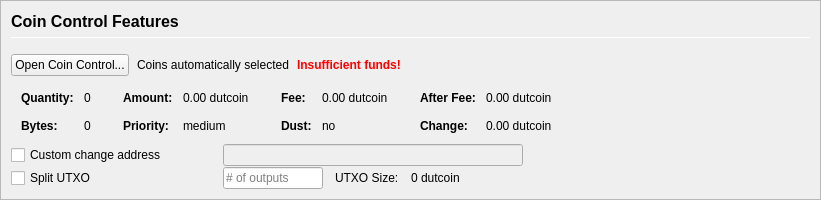
         <widget class="QFrame" name="frameCoinControl">
          <property name="sizePolicy">
           <sizepolicy hsizetype="Expanding" vsizetype="Expanding">
            <horstretch>0</horstretch>
            <verstretch>0</verstretch>
           </sizepolicy>
          </property>
          <property name="maximumSize">
           <size>
            <width>16777215</width>
            <height>16777215</height>
           </size>
          </property>
          <property name="frameShape">
           <enum>QFrame::StyledPanel</enum>
          </property>
          <property name="frameShadow">
           <enum>QFrame::Sunken</enum>
          </property>
          <layout class="QVBoxLayout" name="verticalLayoutCoinControl2">
           <property name="spacing">
            <number>0</number>
           </property>
           <property name="leftMargin">
            <number>0</number>
           </property>
           <property name="topMargin">
            <number>0</number>
           </property>
           <property name="rightMargin">
            <number>0</number>
           </property>
           <property name="bottomMargin">
            <number>0</number>
           </property>
           <item>
            <widget class="QFrame" name="frameCoinControl_BG">
             <layout class="QVBoxLayout" name="verticalLayoutCoinControl" stretch="0,0,0,0,0,0">
              <property name="spacing">
               <number>1</number>
              </property>
              <property name="leftMargin">
               <number>10</number>
              </property>
              <property name="topMargin">
               <number>10</number>
              </property>
              <item>
               <layout class="QHBoxLayout" name="horizontalLayoutCoinControl1">
                <property name="bottomMargin">
                 <number>15</number>
                </property>
                <item>
                 <layout class="QVBoxLayout" name="verticalLayout_3">
                  <property name="spacing">
                   <number>6</number>
                  </property>
                  <item>
                   <widget class="QLabel" name="labelCoinControlFeatures">
                    <property name="sizePolicy">
                     <sizepolicy hsizetype="Preferred" vsizetype="Maximum">
                      <horstretch>0</horstretch>
                      <verstretch>0</verstretch>
                     </sizepolicy>
                    </property>
                    <property name="minimumSize">
                     <size>
                      <width>0</width>
                      <height>20</height>
                     </size>
                    </property>
                    <property name="font">
                     <font>
                      <pointsize>12</pointsize>
                      <weight>75</weight>
                      <bold>true</bold>
                     </font>
                    </property>
                    <property name="styleSheet">
                     <string notr="true">font-weight:bold;</string>
                    </property>
                    <property name="text">
                     <string>Coin Control Features</string>
                    </property>
                   </widget>
                  </item>
                  <item>
                   <widget class="Line" name="line">
                    <property name="minimumSize">
                     <size>
                      <width>0</width>
                      <height>1</height>
                     </size>
                    </property>
                    <property name="maximumSize">
                     <size>
                      <width>16777215</width>
                      <height>1</height>
                     </size>
                    </property>
                    <property name="orientation">
                     <enum>Qt::Horizontal</enum>
                    </property>
                   </widget>
                  </item>
                 </layout>
                </item>
               </layout>
              </item>
              <item>
               <layout class="QHBoxLayout" name="horizontalLayoutCoinControl2" stretch="0,0,0,0">
                <property name="spacing">
                 <number>8</number>
                </property>
                <property name="bottomMargin">
                 <number>10</number>
                </property>
                <item>
                 <widget class="QPushButton" name="pushButtonCoinControl">
                  <property name="styleSheet">
                   <string notr="true"/>
                  </property>
                  <property name="text">
                   <string>Open Coin Control...</string>
                  </property>
                  <property name="autoDefault">
                   <bool>false</bool>
                  </property>
                 </widget>
                </item>
                <item>
                 <widget class="QLabel" name="labelCoinControlAutomaticallySelected">
                  <property name="text">
                   <string>Coins automatically selected</string>
                  </property>
                  <property name="margin">
                   <number>5</number>
                  </property>
                 </widget>
                </item>
                <item>
                 <widget class="QLabel" name="labelCoinControlInsuffFunds">
                  <property name="font">
                   <font>
                    <weight>75</weight>
                    <bold>true</bold>
                   </font>
                  </property>
                  <property name="styleSheet">
                   <string notr="true">color:red;font-weight:bold;</string>
                  </property>
                  <property name="text">
                   <string>Insufficient funds!</string>
                  </property>
                  <property name="margin">
                   <number>5</number>
                  </property>
                 </widget>
                </item>
                <item>
                 <spacer name="horizontalSpacerCoinControl">
                  <property name="orientation">
                   <enum>Qt::Horizontal</enum>
                  </property>
                  <property name="sizeHint" stdset="0">
                   <size>
                    <width>40</width>
                    <height>1</height>
                   </size>
                  </property>
                 </spacer>
                </item>
               </layout>
              </item>
              <item>
               <widget class="QWidget" name="widgetCoinControl" native="true">
                <property name="sizePolicy">
                 <sizepolicy hsizetype="Preferred" vsizetype="Preferred">
                  <horstretch>0</horstretch>
                  <verstretch>0</verstretch>
                 </sizepolicy>
                </property>
                <property name="minimumSize">
                 <size>
                  <width>0</width>
                  <height>0</height>
                 </size>
                </property>
                <property name="styleSheet">
                 <string notr="true"/>
                </property>
                <layout class="QHBoxLayout" name="horizontalLayoutCoinControl5">
                 <property name="leftMargin">
                  <number>0</number>
                 </property>
                 <property name="topMargin">
                  <number>0</number>
                 </property>
                 <property name="rightMargin">
                  <number>0</number>
                 </property>
                 <property name="bottomMargin">
                  <number>0</number>
                 </property>
                 <item>
                  <layout class="QHBoxLayout" name="horizontalLayoutCoinControl3" stretch="0,0,0,1">
                   <property name="spacing">
                    <number>20</number>
                   </property>
                   <property name="topMargin">
                    <number>0</number>
                   </property>
                   <property name="bottomMargin">
                    <number>10</number>
                   </property>
                   <item>
                    <layout class="QFormLayout" name="formLayoutCoinControl1">
                     <property name="horizontalSpacing">
                      <number>10</number>
                     </property>
                     <property name="verticalSpacing">
                      <number>14</number>
                     </property>
                     <property name="leftMargin">
                      <number>10</number>
                     </property>
                     <property name="topMargin">
                      <number>4</number>
                     </property>
                     <property name="rightMargin">
                      <number>6</number>
                     </property>
                     <item row="0" column="0">
                      <widget class="QLabel" name="labelCoinControlQuantityText">
                       <property name="font">
                        <font>
                         <weight>75</weight>
                         <bold>true</bold>
                        </font>
                       </property>
                       <property name="text">
                        <string>Quantity:</string>
                       </property>
                       <property name="margin">
                        <number>0</number>
                       </property>
                      </widget>
                     </item>
                     <item row="0" column="1">
                      <widget class="QLabel" name="labelCoinControlQuantity">
                       <property name="cursor">
                        <cursorShape>IBeamCursor</cursorShape>
                       </property>
                       <property name="contextMenuPolicy">
                        <enum>Qt::ActionsContextMenu</enum>
                       </property>
                       <property name="text">
                        <string notr="true">0</string>
                       </property>
                       <property name="margin">
                        <number>0</number>
                       </property>
                       <property name="textInteractionFlags">
                        <set>Qt::LinksAccessibleByMouse|Qt::TextSelectableByKeyboard|Qt::TextSelectableByMouse</set>
                       </property>
                      </widget>
                     </item>
                     <item row="1" column="0">
                      <widget class="QLabel" name="labelCoinControlBytesText">
                       <property name="font">
                        <font>
                         <weight>75</weight>
                         <bold>true</bold>
                        </font>
                       </property>
                       <property name="text">
                        <string>Bytes:</string>
                       </property>
                      </widget>
                     </item>
                     <item row="1" column="1">
                      <widget class="QLabel" name="labelCoinControlBytes">
                       <property name="cursor">
                        <cursorShape>IBeamCursor</cursorShape>
                       </property>
                       <property name="contextMenuPolicy">
                        <enum>Qt::ActionsContextMenu</enum>
                       </property>
                       <property name="text">
                        <string notr="true">0</string>
                       </property>
                       <property name="textInteractionFlags">
                        <set>Qt::LinksAccessibleByMouse|Qt::TextSelectableByKeyboard|Qt::TextSelectableByMouse</set>
                       </property>
                      </widget>
                     </item>
                    </layout>
                   </item>
                   <item>
                    <layout class="QFormLayout" name="formLayoutCoinControl2">
                     <property name="horizontalSpacing">
                      <number>10</number>
                     </property>
                     <property name="verticalSpacing">
                      <number>14</number>
                     </property>
                     <property name="leftMargin">
                      <number>6</number>
                     </property>
                     <property name="topMargin">
                      <number>4</number>
                     </property>
                     <property name="rightMargin">
                      <number>6</number>
                     </property>
                     <item row="0" column="0">
                      <widget class="QLabel" name="labelCoinControlAmountText">
                       <property name="font">
                        <font>
                         <weight>75</weight>
                         <bold>true</bold>
                        </font>
                       </property>
                       <property name="text">
                        <string>Amount:</string>
                       </property>
                       <property name="margin">
                        <number>0</number>
                       </property>
                      </widget>
                     </item>
                     <item row="0" column="1">
                      <widget class="QLabel" name="labelCoinControlAmount">
                       <property name="cursor">
                        <cursorShape>IBeamCursor</cursorShape>
                       </property>
                       <property name="contextMenuPolicy">
                        <enum>Qt::ActionsContextMenu</enum>
                       </property>
                       <property name="text">
                        <string notr="true">0.00 dutcoin</string>
                       </property>
                       <property name="textInteractionFlags">
                        <set>Qt::LinksAccessibleByMouse|Qt::TextSelectableByKeyboard|Qt::TextSelectableByMouse</set>
                       </property>
                      </widget>
                     </item>
                     <item row="1" column="0">
                      <widget class="QLabel" name="labelCoinControlPriorityText">
                       <property name="font">
                        <font>
                         <weight>75</weight>
                         <bold>true</bold>
                        </font>
                       </property>
                       <property name="text">
                        <string>Priority:</string>
                       </property>
                      </widget>
                     </item>
                     <item row="1" column="1">
                      <widget class="QLabel" name="labelCoinControlPriority">
                       <property name="cursor">
                        <cursorShape>IBeamCursor</cursorShape>
                       </property>
                       <property name="contextMenuPolicy">
                        <enum>Qt::ActionsContextMenu</enum>
                       </property>
                       <property name="text">
                        <string>medium</string>
                       </property>
                       <property name="textInteractionFlags">
                        <set>Qt::LinksAccessibleByMouse|Qt::TextSelectableByKeyboard|Qt::TextSelectableByMouse</set>
                       </property>
                      </widget>
                     </item>
                    </layout>
                   </item>
                   <item>
                    <layout class="QFormLayout" name="formLayoutCoinControl3">
                     <property name="horizontalSpacing">
                      <number>10</number>
                     </property>
                     <property name="verticalSpacing">
                      <number>14</number>
                     </property>
                     <property name="leftMargin">
                      <number>6</number>
                     </property>
                     <property name="topMargin">
                      <number>4</number>
                     </property>
                     <property name="rightMargin">
                      <number>6</number>
                     </property>
                     <item row="0" column="0">
                      <widget class="QLabel" name="labelCoinControlFeeText">
                       <property name="font">
                        <font>
                         <weight>75</weight>
                         <bold>true</bold>
                        </font>
                       </property>
                       <property name="text">
                        <string>Fee:</string>
                       </property>
                       <property name="margin">
                        <number>0</number>
                       </property>
                      </widget>
                     </item>
                     <item row="0" column="1">
                      <widget class="QLabel" name="labelCoinControlFee">
                       <property name="cursor">
                        <cursorShape>IBeamCursor</cursorShape>
                       </property>
                       <property name="contextMenuPolicy">
                        <enum>Qt::ActionsContextMenu</enum>
                       </property>
                       <property name="text">
                        <string notr="true">0.00 dutcoin</string>
                       </property>
                       <property name="textInteractionFlags">
                        <set>Qt::LinksAccessibleByMouse|Qt::TextSelectableByKeyboard|Qt::TextSelectableByMouse</set>
                       </property>
                      </widget>
                     </item>
                     <item row="1" column="0">
                      <widget class="QLabel" name="labelCoinControlLowOutputText">
                       <property name="font">
                        <font>
                         <weight>75</weight>
                         <bold>true</bold>
                        </font>
                       </property>
                       <property name="text">
                        <string>Dust:</string>
                       </property>
                      </widget>
                     </item>
                     <item row="1" column="1">
                      <widget class="QLabel" name="labelCoinControlLowOutput">
                       <property name="cursor">
                        <cursorShape>IBeamCursor</cursorShape>
                       </property>
                       <property name="contextMenuPolicy">
                        <enum>Qt::ActionsContextMenu</enum>
                       </property>
                       <property name="text">
                        <string>no</string>
                       </property>
                       <property name="textInteractionFlags">
                        <set>Qt::LinksAccessibleByMouse|Qt::TextSelectableByKeyboard|Qt::TextSelectableByMouse</set>
                       </property>
                      </widget>
                     </item>
                    </layout>
                   </item>
                   <item>
                    <layout class="QFormLayout" name="formLayoutCoinControl4">
                     <property name="horizontalSpacing">
                      <number>10</number>
                     </property>
                     <property name="verticalSpacing">
                      <number>14</number>
                     </property>
                     <property name="leftMargin">
                      <number>6</number>
                     </property>
                     <property name="topMargin">
                      <number>4</number>
                     </property>
                     <property name="rightMargin">
                      <number>6</number>
                     </property>
                     <item row="0" column="0">
                      <widget class="QLabel" name="labelCoinControlAfterFeeText">
                       <property name="font">
                        <font>
                         <weight>75</weight>
                         <bold>true</bold>
                        </font>
                       </property>
                       <property name="text">
                        <string>After Fee:</string>
                       </property>
                       <property name="margin">
                        <number>0</number>
                       </property>
                      </widget>
                     </item>
                     <item row="0" column="1">
                      <widget class="QLabel" name="labelCoinControlAfterFee">
                       <property name="cursor">
                        <cursorShape>IBeamCursor</cursorShape>
                       </property>
                       <property name="contextMenuPolicy">
                        <enum>Qt::ActionsContextMenu</enum>
                       </property>
                       <property name="text">
                        <string notr="true">0.00 dutcoin</string>
                       </property>
                       <property name="textInteractionFlags">
                        <set>Qt::LinksAccessibleByMouse|Qt::TextSelectableByKeyboard|Qt::TextSelectableByMouse</set>
                       </property>
                      </widget>
                     </item>
                     <item row="1" column="0">
                      <widget class="QLabel" name="labelCoinControlChangeText">
                       <property name="font">
                        <font>
                         <weight>75</weight>
                         <bold>true</bold>
                        </font>
                       </property>
                       <property name="text">
                        <string>Change:</string>
                       </property>
                      </widget>
                     </item>
                     <item row="1" column="1">
                      <widget class="QLabel" name="labelCoinControlChange">
                       <property name="cursor">
                        <cursorShape>IBeamCursor</cursorShape>
                       </property>
                       <property name="contextMenuPolicy">
                        <enum>Qt::ActionsContextMenu</enum>
                       </property>
                       <property name="text">
                        <string notr="true">0.00 dutcoin</string>
                       </property>
                       <property name="textInteractionFlags">
                        <set>Qt::LinksAccessibleByMouse|Qt::TextSelectableByKeyboard|Qt::TextSelectableByMouse</set>
                       </property>
                      </widget>
                     </item>
                    </layout>
                   </item>
                  </layout>
                 </item>
                </layout>
               </widget>
              </item>
              <item>
               <layout class="QHBoxLayout" name="horizontalLayoutCoinControl4">
                <property name="spacing">
                 <number>12</number>
                </property>
                <property name="sizeConstraint">
                 <enum>QLayout::SetDefaultConstraint</enum>
                </property>
                <property name="topMargin">
                 <number>0</number>
                </property>
                <property name="rightMargin">
                 <number>0</number>
                </property>
                <item>
                 <widget class="QCheckBox" name="checkBoxCoinControlChange">
                  <property name="sizePolicy">
                   <sizepolicy hsizetype="Preferred" vsizetype="Preferred">
                    <horstretch>0</horstretch>
                    <verstretch>0</verstretch>
                   </sizepolicy>
                  </property>
                  <property name="minimumSize">
                   <size>
                    <width>200</width>
                    <height>0</height>
                   </size>
                  </property>
                  <property name="maximumSize">
                   <size>
                    <width>200</width>
                    <height>16777215</height>
                   </size>
                  </property>
                  <property name="toolTip">
                   <string>If this is activated, but the change address is empty or invalid, change will be sent to a newly generated address.</string>
                  </property>
                  <property name="text">
                   <string>Custom change address</string>
                  </property>
                 </widget>
                </item>
                <item>
                 <widget class="QValidatedLineEdit" name="lineEditCoinControlChange">
                  <property name="enabled">
                   <bool>false</bool>
                  </property>
                  <property name="sizePolicy">
                   <sizepolicy hsizetype="Preferred" vsizetype="Preferred">
                    <horstretch>0</horstretch>
                    <verstretch>0</verstretch>
                   </sizepolicy>
                  </property>
                  <property name="minimumSize">
                   <size>
                    <width>300</width>
                    <height>0</height>
                   </size>
                  </property>
                 </widget>
                </item>
                <item>
                 <widget class="QLabel" name="labelCoinControlChangeLabel">
                  <property name="sizePolicy">
                   <sizepolicy hsizetype="Preferred" vsizetype="Preferred">
                    <horstretch>0</horstretch>
                    <verstretch>0</verstretch>
                   </sizepolicy>
                  </property>
                  <property name="minimumSize">
                   <size>
                    <width>100</width>
                    <height>0</height>
                   </size>
                  </property>
                  <property name="text">
                   <string/>
                  </property>
                  <property name="margin">
                   <number>3</number>
                  </property>
                 </widget>
                </item>
               </layout>
              </item>
              <item>
               <layout class="QHBoxLayout" name="horizontalLayoutCoinControl6">
                <property name="spacing">
                 <number>12</number>
                </property>
                <property name="rightMargin">
                 <number>0</number>
                </property>
                <item>
                 <widget class="QCheckBox" name="splitBlockCheckBox">
                  <property name="sizePolicy">
                   <sizepolicy hsizetype="Preferred" vsizetype="Preferred">
                    <horstretch>0</horstretch>
                    <verstretch>0</verstretch>
                   </sizepolicy>
                  </property>
                  <property name="minimumSize">
                   <size>
                    <width>200</width>
                    <height>0</height>
                   </size>
                  </property>
                  <property name="maximumSize">
                   <size>
                    <width>200</width>
                    <height>16777215</height>
                   </size>
                  </property>
                  <property name="text">
                   <string>Split UTXO</string>
                  </property>
                 </widget>
                </item>
                <item>
                 <widget class="QLineEdit" name="splitBlockLineEdit">
                  <property name="sizePolicy">
                   <sizepolicy hsizetype="Preferred" vsizetype="Preferred">
                    <horstretch>50</horstretch>
                    <verstretch>0</verstretch>
                   </sizepolicy>
                  </property>
                  <property name="minimumSize">
                   <size>
                    <width>100</width>
                    <height>0</height>
                   </size>
                  </property>
                  <property name="maximumSize">
                   <size>
                    <width>100</width>
                    <height>16777215</height>
                   </size>
                  </property>
                  <property name="placeholderText">
                   <string># of outputs</string>
                  </property>
                 </widget>
                </item>
                <item>
                 <widget class="QLabel" name="labelBlockSizeText">
                  <property name="text">
                   <string>UTXO Size:</string>
                  </property>
                 </widget>
                </item>
                <item>
                 <widget class="QLabel" name="labelBlockSize">
                  <property name="text">
                   <string>0 dutcoin</string>
                  </property>
                 </widget>
                </item>
                <item>
                 <spacer name="horizontalSpacer_7">
                  <property name="orientation">
                   <enum>Qt::Horizontal</enum>
                  </property>
                  <property name="sizeHint" stdset="0">
                   <size>
                    <width>40</width>
                    <height>20</height>
                   </size>
                  </property>
                 </spacer>
                </item>
               </layout>
              </item>
              <item>
               <spacer name="verticalSpacerCoinControl">
                <property name="orientation">
                 <enum>Qt::Vertical</enum>
                </property>
                <property name="sizeHint" stdset="0">
                 <size>
                  <width>800</width>
                  <height>1</height>
                 </size>
                </property>
               </spacer>
              </item>
             </layout>
            </widget>
           </item>
          </layout>
         </widget>
